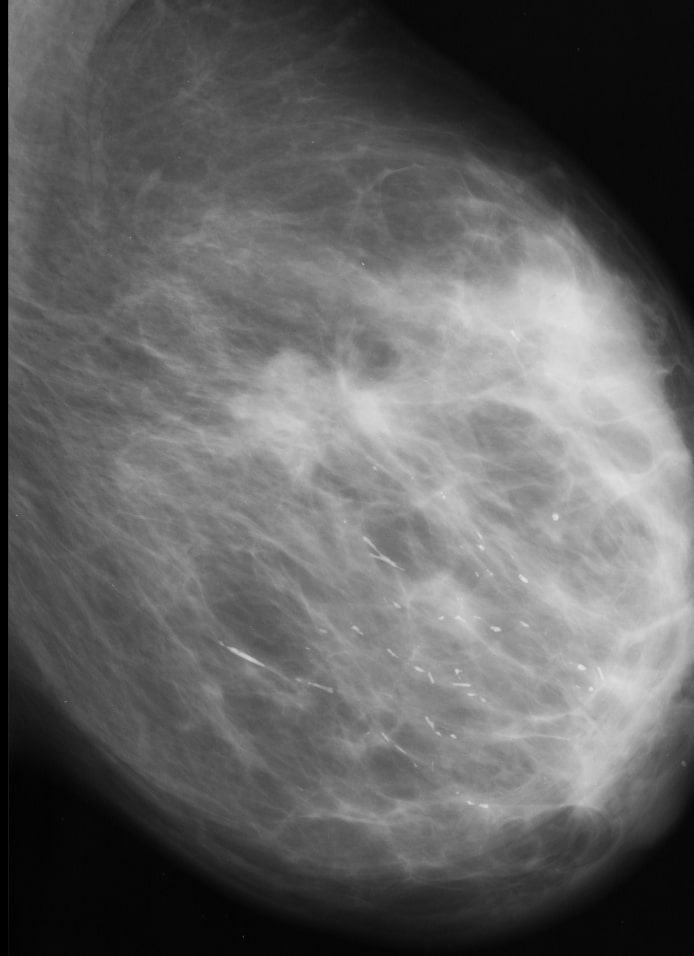
#> input picture morphological-enhancement/images/image.jpg, 694 x 956 px
$ python __init__.py
#> lines starting #> are read from the running program, lines starting #| are printed output that depends on the picture; after the words box and inside, x2 and y2 are one past the last pixel; in counts of white or black regions, pixels touching at a corner belong together
import cv2
import numpy as np

img = cv2.imread('images/image.jpg')
#> img is the input picture: shape (956, 694, 3); min 0, max 231, mean 98.1

cv2.imshow('image', img)
cv2.waitKey(5000)

image_gray_scale = cv2.cvtColor(img, cv2.COLOR_BGR2GRAY)

kernel = np.ones((5, 5), np.uint8)

opening = cv2.morphologyEx(image_gray_scale, cv2.MORPH_OPEN, kernel)

top_hat_opening = cv2.subtract(image_gray_scale, opening)
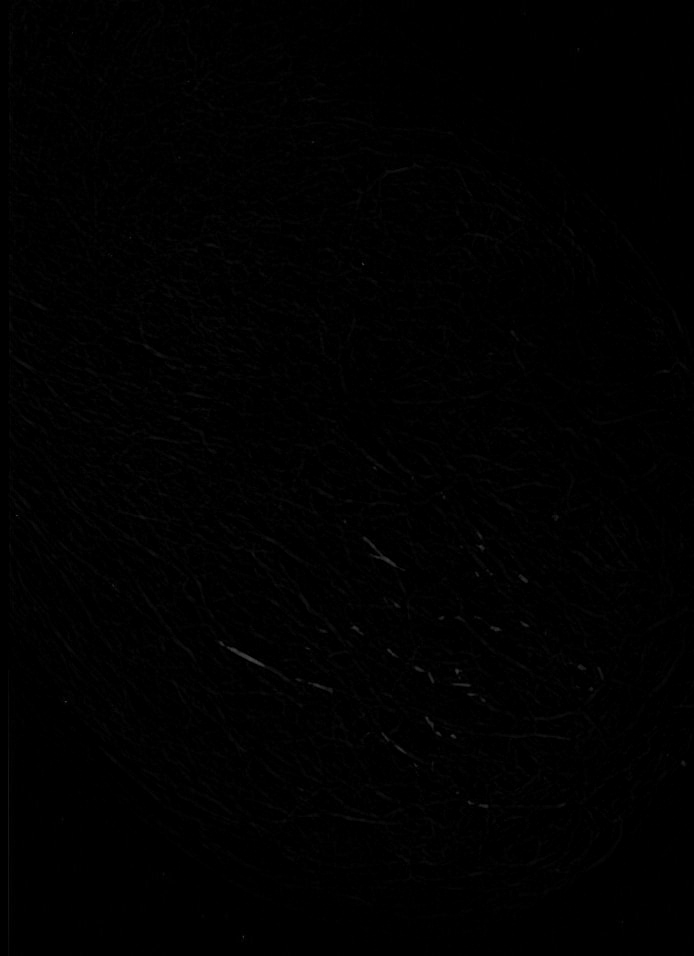
#> top_hat_opening: shape (956, 694); min 0, max 73, mean 1.1

closing = cv2.morphologyEx(image_gray_scale, cv2.MORPH_CLOSE, kernel)

top_hat_closing = cv2.subtract(closing, image_gray_scale)
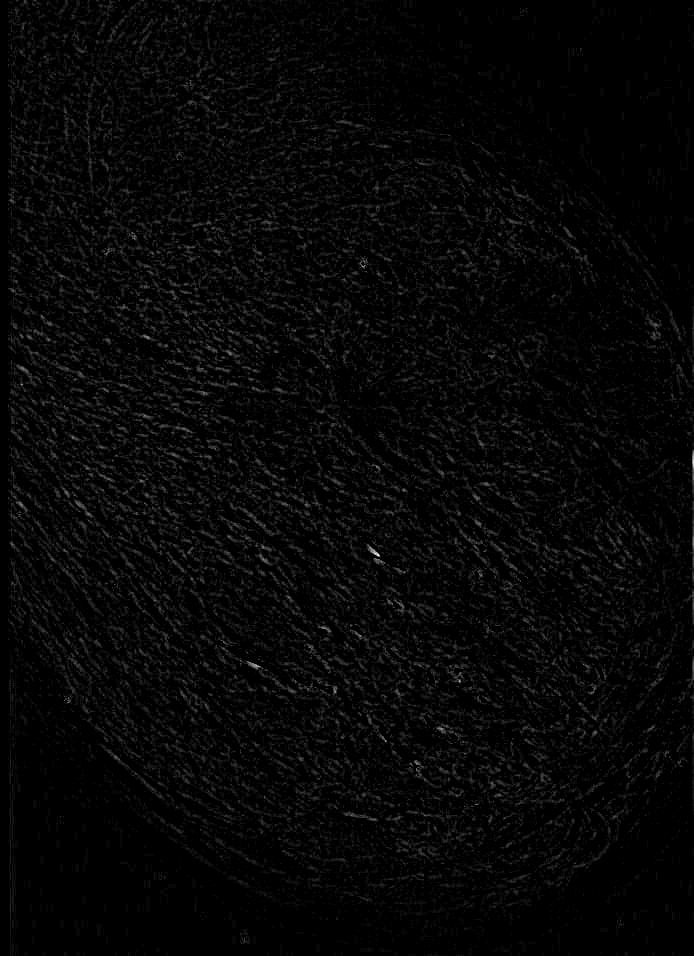
#> top_hat_closing: shape (956, 694); min 0, max 32, mean 0.9; drawn with min black and max white

im = cv2.add(image_gray_scale, top_hat_opening)

k = cv2.subtract(im, top_hat_closing)

(status, image) = cv2.threshold(k, 230, 255, cv2.THRESH_BINARY)
#> image: shape (956, 694); 0.05% white in thin lines or dots, all inside (x1, y1, x2, y2) = (231, 264, 603, 808)

cv2.imshow('image', image)
cv2.waitKey()
